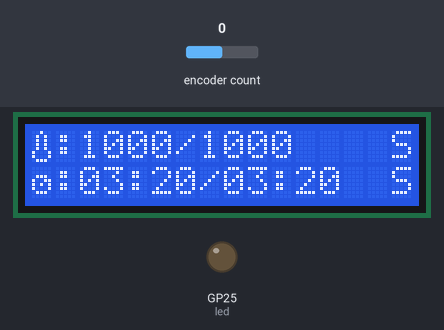
The program below on a simulated Raspberry Pi Pico running MicroPython. Shown: 16×2 character LCD, output pins drawn as LEDs (lit = HIGH). Inputs (shaded band) come from the test bench; at power-on: encoder count 0. Library files of the repository ran but are not shown: mcp9600.py, lcd_api.py; pins used as bus, display or sensor lines are not drawn; what the program prints to the serial console is not drawn.

Above: at 1.13 s.
1.4 s: encoder count set to 1
At 2.6 s:
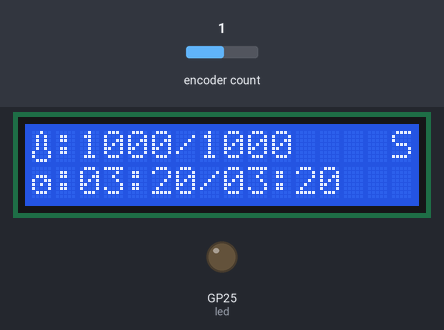
34.1 s: encoder count set to 2
At 35.0 s:
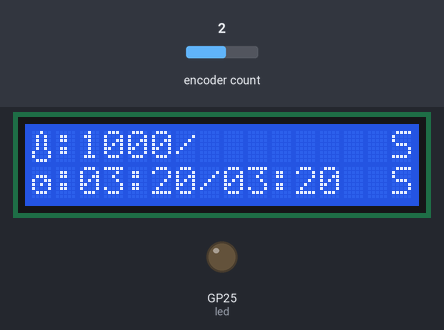
66.8 s: encoder count set to 6
At 67.12 s:
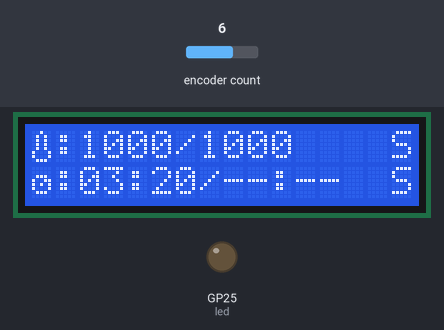

The program:

back_up_main.py
```python
#back up main
#system Libraries
import machine
from machine import Pin

import time
import uasyncio as asyncio
#Custom Libraries
from gpio_lcd import GpioLcd
from rotary_irq_rp2 import RotaryIRQ
import mcp9600
import LCD
import SSR


led = Pin(25, Pin.OUT)

state = 0
r_temp = 1000
r_time = 2000
set_temp = 1000
curr_temp = 1000
set_time = 200
curr_time = 200
P = 10
I = 10
D = 10

#mcp9600.setup()
LCD.setup(set_temp,curr_temp, set_time,curr_time,P,I,D)
#SSR.setup()
#LCD.update()


#Encoder/Display Setup
async def update_display(delay):
    while True:
        LCD.update(state,set_temp,curr_temp, set_time,curr_time,P,I,D)
        await asyncio.sleep(delay)

event = asyncio.Event()
def callback():
    event.set()
r = RotaryIRQ(pin_num_clk=21,pin_num_dt=20,min_val=0,max_val=10,)
r.add_listener(callback)

async def main():
    asyncio.create_task(update_display(0.3))

    while True:
        await event.wait()
        # update the global state so the display task sees changes
        global state
        state = r.value()
        print('result =', state)
        event.clear()


asyncio.run(main()) #must be at the end, is what ensureproper running of asyncio functions
```

gpio_lcd.py
```python
"""Implements a HD44780 character LCD connected via ESP32 GPIO pins."""

from lcd_api import LcdApi
from machine import Pin
from utime import sleep_ms, sleep_us


class GpioLcd(LcdApi):
    """Implements a HD44780 character LCD connected via ESP32 GPIO pins."""

    def __init__(self, rs_pin, enable_pin, d0_pin=None, d1_pin=None,
                 d2_pin=None, d3_pin=None, d4_pin=None, d5_pin=None,
                 d6_pin=None, d7_pin=None, rw_pin=None, backlight_pin=None,
                 num_lines=2, num_columns=16):
        """Constructs the GpioLcd object. All of the arguments must be machine.Pin
        objects which describe which pin the given line from the LCD is
        connected to.

        When used in 4-bit mode, only D4, D5, D6, and D7 are physically
        connected to the LCD panel. This function allows you call it like
        GpioLcd(rs, enable, D4, D5, D6, D7) and it will interpret that as
        if you had actually called:
        GpioLcd(rs, enable, d4=D4, d5=D5, d6=D6, d7=D7)

        The enable 8-bit mode, you need pass d0 through d7.

        The rw pin isn't used by this library, but if you specify it, then
        it will be set low.
        """
        self.rs_pin = rs_pin
        self.enable_pin = enable_pin
        self.rw_pin = rw_pin
        self.backlight_pin = backlight_pin
        self._4bit = True
        if d4_pin and d5_pin and d6_pin and d7_pin:
            self.d0_pin = d0_pin
            self.d1_pin = d1_pin
            self.d2_pin = d2_pin
            self.d3_pin = d3_pin
            self.d4_pin = d4_pin
            self.d5_pin = d5_pin
            self.d6_pin = d6_pin
            self.d7_pin = d7_pin
            if self.d0_pin and self.d1_pin and self.d2_pin and self.d3_pin:
                self._4bit = False
        else:
            # This is really 4-bit mode, and the 4 data pins were just
            # passed as the first 4 arguments, so we switch things around.
            self.d0_pin = None
            self.d1_pin = None
            self.d2_pin = None
            self.d3_pin = None
            self.d4_pin = d0_pin
            self.d5_pin = d1_pin
            self.d6_pin = d2_pin
            self.d7_pin = d3_pin
        self.rs_pin.init(Pin.OUT)
        self.rs_pin.value(0)
        if self.rw_pin:
            self.rw_pin.init(Pin.OUT)
            self.rw_pin.value(0)
        self.enable_pin.init(Pin.OUT)
        self.enable_pin.value(0)
        self.d4_pin.init(Pin.OUT)
        self.d5_pin.init(Pin.OUT)
        self.d6_pin.init(Pin.OUT)
        self.d7_pin.init(Pin.OUT)
        self.d4_pin.value(0)
        self.d5_pin.value(0)
        self.d6_pin.value(0)
        self.d7_pin.value(0)
        if not self._4bit:
            self.d0_pin.init(Pin.OUT)
            self.d1_pin.init(Pin.OUT)
            self.d2_pin.init(Pin.OUT)
            self.d3_pin.init(Pin.OUT)
            self.d0_pin.value(0)
            self.d1_pin.value(0)
            self.d2_pin.value(0)
            self.d3_pin.value(0)
        if self.backlight_pin is not None:
            self.backlight_pin.init(Pin.OUT)
            self.backlight_pin.value(0)

        # See about splitting this into begin

        sleep_ms(20)   # Allow LCD time to powerup
        # Send reset 3 times
        self.hal_write_init_nibble(self.LCD_FUNCTION_RESET)
        sleep_ms(5)    # need to delay at least 4.1 msec
        self.hal_write_init_nibble(self.LCD_FUNCTION_RESET)
        sleep_ms(1)
        self.hal_write_init_nibble(self.LCD_FUNCTION_RESET)
        sleep_ms(1)
        cmd = self.LCD_FUNCTION
        if not self._4bit:
            cmd |= self.LCD_FUNCTION_8BIT
        self.hal_write_init_nibble(cmd)
        sleep_ms(1)
        LcdApi.__init__(self, num_lines, num_columns)
        if num_lines > 1:
            cmd |= self.LCD_FUNCTION_2LINES
        self.hal_write_command(cmd)

    def hal_pulse_enable(self):
        """Pulse the enable line high, and then low again."""
        self.enable_pin.value(0)
        sleep_us(1)
        self.enable_pin.value(1)
        sleep_us(1)       # Enable pulse needs to be > 450 nsec
        self.enable_pin.value(0)
        sleep_us(100)     # Commands need > 37us to settle

    def hal_write_init_nibble(self, nibble):
        """Writes an initialization nibble to the LCD.

        This particular function is only used during initialization.
        """
        self.hal_write_4bits(nibble >> 4)

    def hal_backlight_on(self):
        """Allows the hal layer to turn the backlight on."""
        if self.backlight_pin:
            self.backlight_pin.value(1)

    def hal_backlight_off(self):
        """Allows the hal layer to turn the backlight off."""
        if self.backlight_pin:
            self.backlight_pin.value(0)

    def hal_write_command(self, cmd):
        """Writes a command to the LCD.

        Data is latched on the falling edge of E.
        """
        self.rs_pin.value(0)
        self.hal_write_8bits(cmd)
        if cmd <= 3:
            # The home and clear commands require a worst
            # case delay of 4.1 msec
            sleep_ms(5)

    def hal_write_data(self, data):
        """Write data to the LCD."""
        self.rs_pin.value(1)
        self.hal_write_8bits(data)

    def hal_write_8bits(self, value):
        """Writes 8 bits of data to the LCD."""
        if self.rw_pin:
            self.rw_pin.value(0)
        if self._4bit:
            self.hal_write_4bits(value >> 4)
            self.hal_write_4bits(value)
        else:
            self.d3_pin.value(value & 0x08)
            self.d2_pin.value(value & 0x04)
            self.d1_pin.value(value & 0x02)
            self.d0_pin.value(value & 0x01)
            self.hal_write_4bits(value >> 4)

    def hal_write_4bits(self, nibble):
        """Writes 4 bits of data to the LCD."""
        self.d7_pin.value(nibble & 0x08)
        self.d6_pin.value(nibble & 0x04)
        self.d5_pin.value(nibble & 0x02)
        self.d4_pin.value(nibble & 0x01)
        self.hal_pulse_enable()
```

LCD.py
```python
from machine import Pin
from gpio_lcd import GpioLcd
import time

lcd = GpioLcd(rs_pin=Pin(12),
              enable_pin=Pin(10),
              d0_pin=Pin(2),
              d1_pin=Pin(3),
              d2_pin=Pin(4),
              d3_pin=Pin(5),
              d4_pin=Pin(6),
              d5_pin=Pin(7),
              d6_pin=Pin(8),
              d7_pin=Pin(9),
              num_lines = 4, num_columns = 20)
temp_char = [0x04, 0x0A, 0x0A, 0x0A, 0x0A, 0x11, 0x11, 0x0E]
time_char = [0x00, 0x00, 0x0E, 0x13, 0x15, 0x11, 0x0E, 0x00]
prev_state = 0


def setup(set_temp,curr_temp, set_time,curr_time,P,I,D):


    set_min, set_sec = divmod(set_time, 60)
    curr_min, curr_sec = divmod(curr_time, 60)

    lcd.clear()
    lcd.custom_char(0,temp_char)
    lcd.custom_char(1,time_char)
    lcd.putstr(f"{chr(0)}:{curr_temp:04.0f}/{set_temp:04d}    Start{chr(1)}:{curr_min:02d}:{curr_sec:02d}/{set_min:02d}:{set_sec:02d}  Stop!Ready  P:{P:02d} I:{I:02d}    Not Ready  D:{D:02d}")

def update(state,set_temp,curr_temp, set_time,curr_time,P,I,D):
    lcd.clear()

    set_min, set_sec = divmod(set_time, 60)
    curr_min, curr_sec = divmod(curr_time, 60)

    # 0 = blank, 1 = edit tempA, 2 = edit tempB, 3 = edit timeA, 4 = edit timeB, 5 = readyA, 6 = readyB, 7 = not readyA, 8 = not readyB, 9 = StartA, 10 = StartB,
    #11 = StopA, 12 = StopB, 13 = Pa, 14 = Pb, 15 = Ia, 16 = Ib, 17 = Da, 18 = Db,else = blank
    if state == 0: #Blank state same as the else
        lcd.putstr(f"{chr(0)}:{curr_temp:04.0f}/{set_temp:04d}    Start{chr(1)}:{curr_min:02d}:{curr_sec:02d}/{set_min:02d}:{set_sec:02d}  Stop!Ready  P:{P:02d} I:{I:02d}    Not Ready  D:{D:02d}")

    elif state == 1: # Edit Temp A
        lcd.putstr(f"{chr(0)}:{curr_temp:04.0f}/{set_temp:04d}    Start{chr(1)}:{curr_min:02d}:{curr_sec:02d}/{set_min:02d}:{set_sec:02d}              P:{P:02d} I:{I:02d}    Not Ready  D:{D:02d}")

    elif state == 2: # Edit Temp B
        lcd.putstr(f"{chr(0)}:{curr_temp:04.0f}/        Start{chr(1)}:{curr_min:02d}:{curr_sec:02d}/{set_min:02d}:{set_sec:02d}  Stop!       P:{P:02d} I:{I:02d}    Not Ready  D:{D:02d}")

    elif state == 3: # Edit Time A
        lcd.putstr(f"{chr(0)}:{curr_temp:04.0f}/{set_temp:04d}    Start{chr(1)}:{curr_min:02d}:{curr_sec:02d}/{set_min:02d}:{set_sec:02d}  Stop!       P:{P:02d} I:{I:02d}    Not Ready  D:{D:02d}")

    elif state == 4: # Edit Time B
        lcd.putstr(f"{chr(0)}:{curr_temp:04.0f}/{set_temp:04d}    Start{chr(1)}:{curr_min:02d}:{curr_sec:02d}/--:--  Stop!       P:{P:02d} I:{I:02d}    Not Ready  D:{D:02d}")

    elif state == 5: # Ready A
        lcd.putstr(f"{chr(0)}:{curr_temp:04.0f}/{set_temp:04d}    Start{chr(1)}:{curr_min:02d}:{curr_sec:02d}/{set_min:02d}:{set_sec:02d}  Stop!Ready  P:{P:02d} I:{I:02d}               D:{D:02d}")

    elif state == 6: # Ready B
        lcd.putstr(f"{chr(0)}:{curr_temp:04.0f}/{set_temp:04d}    Start{chr(1)}:{curr_min:02d}:{curr_sec:02d}/{set_min:02d}:{set_sec:02d}  Stop!-----  P:{P:02d} I:{I:02d}               D:{D:02d}")

    elif state == 7: # Not Ready A
        lcd.putstr(f"{chr(0)}:{curr_temp:04.0f}/{set_temp:04d}    Start{chr(1)}:{curr_min:02d}:{curr_sec:02d}/{set_min:02d}:{set_sec:02d}  Stop!       P:{P:02d} I:{I:02d}    Not Ready  D:{D:02d}")

    elif state == 8: # Not Ready B
        lcd.putstr(f"{chr(0)}:{curr_temp:04.0f}/{set_temp:04d}    Start{chr(1)}:{curr_min:02d}:{curr_sec:02d}/{set_min:02d}:{set_sec:02d}  Stop!       P:{P:02d} I:{I:02d}    --- -----  D:{D:02d}")

    elif state == 9: # Start A
        lcd.putstr(f"{chr(0)}:{curr_temp:04.0f}/{set_temp:04d}    Start{chr(1)}:{curr_min:02d}:{curr_sec:02d}/{set_min:02d}:{set_sec:02d}  Stop!Ready  P:{P:02d} I:{I:02d}               D:{D:02d}")

    elif state == 10: # Start B
        lcd.putstr(f"{chr(0)}:{curr_temp:04.0f}/{set_temp:04d}    -----{chr(1)}:{curr_min:02d}:{curr_sec:02d}/{set_min:02d}:{set_sec:02d}  Stop!Ready  P:{P:02d} I:{I:02d}               D:{D:02d}")

    elif state == 11: # Stop A
        lcd.putstr(f"{chr(0)}:{curr_temp:04.0f}/{set_temp:04d}    Start{chr(1)}:{curr_min:02d}:{curr_sec:02d}/{set_min:02d}:{set_sec:02d}  Stop!Ready  P:{P:02d} I:{I:02d}               D:{D:02d}")

    elif state == 12: # Stop B
        lcd.putstr(f"{chr(0)}:{curr_temp:04.0f}/{set_temp:04d}    Start{chr(1)}:{curr_min:02d}:{curr_sec:02d}/{set_min:02d}:{set_sec:02d}  -----Ready  P:{P:02d} I:{I:02d}               D:{D:02d}")

    elif state == 13: # P a
        lcd.putstr(f"{chr(0)}:{curr_temp:04.0f}/{set_temp:04d}    Start{chr(1)}:{curr_min:02d}:{curr_sec:02d}/{set_min:02d}:{set_sec:02d}  Stop!       P:{P:02d} I:{I:02d}    Not Ready  D:{D:02d}")

    elif state == 14: # P b
        lcd.putstr(f"{chr(0)}:{curr_temp:04.0f}/{set_temp:04d}    Start{chr(1)}:{curr_min:02d}:{curr_sec:02d}/{set_min:02d}:{set_sec:02d}  Stop!       P:-- I:{I:02d}    Not Ready  D:{D:02d}")

    elif state == 15: # I a
        lcd.putstr(f"{chr(0)}:{curr_temp:04.0f}/{set_temp:04d}    Start{chr(1)}:{curr_min:02d}:{curr_sec:02d}/{set_min:02d}:{set_sec:02d}  Stop!       P:{P:02d} I:{I:02d}    Not Ready  D:{D:02d}")

    elif state == 16: # I b
        lcd.putstr(f"{chr(0)}:{curr_temp:04.0f}/{set_temp:04d}    Start{chr(1)}:{curr_min:02d}:{curr_sec:02d}/{set_min:02d}:{set_sec:02d}  Stop!       P:{P:02d} I:--    Not Ready  D:{D:02d}")

    elif state == 17: # D a
        lcd.putstr(f"{chr(0)}:{curr_temp:04.0f}/{set_temp:04d}    Start{chr(1)}:{curr_min:02d}:{curr_sec:02d}/{set_min:02d}:{set_sec:02d}  Stop!       P:{P:02d} I:{I:02d}    Not Ready  D:{D:02d}")

    elif state == 18: # D b
        lcd.putstr(f"{chr(0)}:{curr_temp:04.0f}/{set_temp:04d}    Start{chr(1)}:{curr_min:02d}:{curr_sec:02d}/{set_min:02d}:{set_sec:02d}  Stop!       P:{P:02d} I:{I:02d}    Not Ready  D:--")

    else:
        lcd.putstr(f"{chr(0)}:{curr_temp:04.0f}/{set_temp:04d}    Start{chr(1)}:{curr_min:02d}:{curr_sec:02d}/{set_min:02d}:{set_sec:02d}  Stop!Ready  P:{P:02d} I:{I:02d}    Not Ready  D:{D:02d}")


def State_determination(state,set_temp,curr_temp, set_time,curr_time,P,I,D):

    if state > prev_state:
        prev_state += 1
    if state < prev_state:
        prev_state -= 1

    if prev_state == 1:
        LCD.update(prev_state,set_temp,curr_temp, set_time,curr_time,P,I,D)
    elif prev_state == 2:
        LCD.update(prev_state,set_temp,curr_temp, set_time,curr_time,P,I,D)
    elif prev_state == 3:
        LCD.update(prev_state,set_temp,curr_temp, set_time,curr_time,P,I,D)
    elif prev_state == 4:
        LCD.update(prev_state,set_temp,curr_temp, set_time,curr_time,P,I,D)
    elif prev_state == 5:
        LCD.update(prev_state,set_temp,curr_temp, set_time,curr_time,P,I,D)

    #LCD.update(prev_state,set_temp,curr_temp, set_time,curr_time,P,I,D)
```

SSR.py
```python
#lib for interacting with SSRs

def setup():
    print(1)
```

Measured:
- after the input at 34.1 s, the display: first differs from a run without the input after 0.44 s (image 2)
- after the input at 66.8 s, the display: first differs from a run without the input after 0.14 s (image 3)
- what the display in image 1 shows lasts 0.7 s, from 2.1 s to 2.8 s
